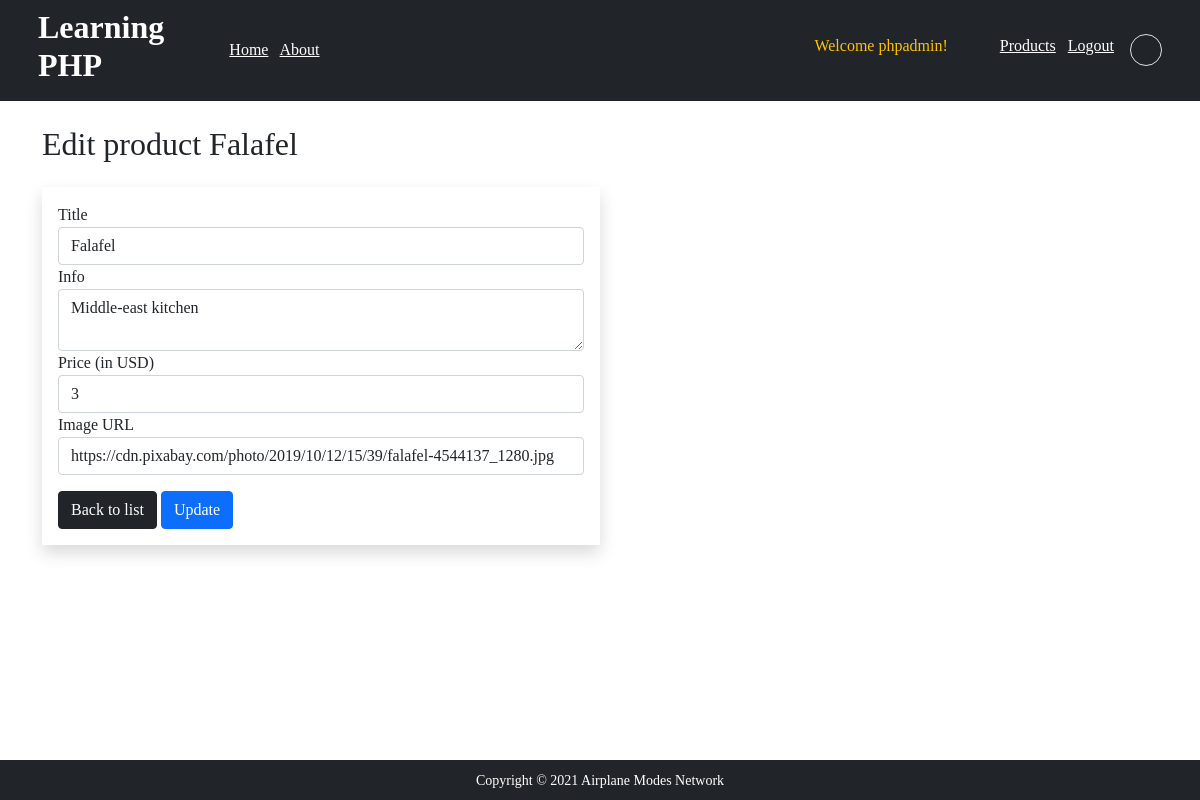
The page /product-edit.php?editid=14 (signed in) on the database its author committed.
### tables this page shows
CREATE TABLE `products` (
  `id` int(11) NOT NULL,
  `title` varchar(128) NOT NULL,
  `info` varchar(512) NOT NULL,
  `price` double NOT NULL,
  `img_url` varchar(512) NOT NULL,
  `date_created` timestamp NOT NULL DEFAULT current_timestamp(),
  `user_id` int(11) NOT NULL
);

### util.php (called while the page is built, shortened)
<?php
function filter_get($_input_name, $_conn) {
    $input = trim(filter_input(INPUT_GET, $_input_name, FILTER_SANITIZE_STRING));
    $input = mysqli_real_escape_string($_conn, $input);
    return $input;
};

### product-edit.php (the view, shortened to what this page needs)
<?php
    include_once './connect.php';
    include_once './util.php';
    $editid = filter_get("editid", $conn);
    $query_select = "SELECT * FROM products WHERE id = {$editid} AND user_id = {$_SESSION['user_id']}";
    $result_select = $conn->query($query_select);
    if (mysqli_num_rows($result_select) == 1) {
        $product = mysqli_fetch_assoc($result_select);
    }
    include './header.php';
?>
<main class="container-fluid">
    <div class="container">
        <h2 class="pt-4 mb-4">Edit product <?= $product['title'] ?></h2>
        <form method="post" class="col-lg-6 shadow p-3">
        <div>
            <label>Title</label>
            <input type="text" name="title" class="form-control" value="<?= $product['title'] ?>">
        </div>
        <div>
            <label>Info</label>
            <textarea name="info" class="form-control"><?= $product['info'] ?></textarea>
        </div>
        <div>
            <label>Price (in USD)</label>
            <input type="number" name="price" class="form-control" value="<?= $product['price'] ?>">
        </div>
        <div>
            <label>Image URL</label>
            <input type="text" name="img_url" class="form-control" value="<?= $product['img_url'] ?>">
        </div>
        <a href="products.php" class="btn btn-dark mt-3">Back to list</a>
        <button name="submit" class="btn btn-primary mt-3">Update</button>
        </form>
    </div>
</main>
<?php include './footer.php' ?>

### css/style.css (style rules this page uses)
body { font-family: Ubuntu; }

### rows shown on the page
products: title "Falafel", info "Middle-east kitchen", price "3", img_url "https://cdn.pixabay.com/photo/2019/10/12/15/39/falafel-4544137_1280.jpg"

### other values the page prints
$_SESSION['user_name'] "phpadmin"
